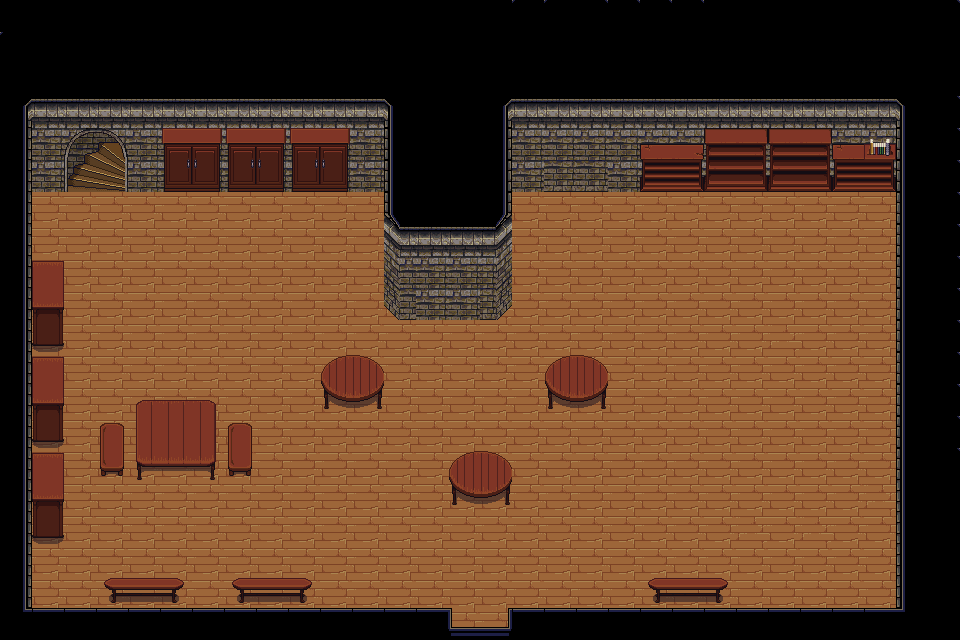

A 2D game scene composited from a Tiled map and its tileset images. What follows is a short description and the map's XML, with every tile layer's data as written:
An orthogonal 30x20 tile map with 32x32 px tiles, 2 tile layers (Calque de Tuiles 2, Calque de Tuiles 1), 5 tilesets and 3 objects (ExitBarCave, EntranceBarCave, Spawn).

<map version="1.10" tiledversion="1.11.1" orientation="orthogonal" renderorder="right-down" width="30" height="20" tilewidth="32" tileheight="32" infinite="0" nextlayerid="9" nextobjectid="8">
 <tileset firstgid="1" source="../tsx/dark-wood.tsx" />
 <tileset firstgid="513" source="../tsx/stone_house_interior.tsx" />
 <tileset firstgid="769" source="../tsx/lpc-ship-preview.tsx" />
 <tileset firstgid="4857" source="../tsx/stone_house_interiormodif.tsx" />
 <tileset firstgid="5113" source="../tsx/affiche_des_tarifs.tsx" />
 <layer id="3" name="Calque de Tuiles 2" width="30" height="20">
  <data encoding="csv">
0,0,0,0,0,0,0,0,0,0,0,0,0,0,0,0,0,0,0,0,0,0,0,0,660,660,660,660,660,0,
0,0,0,0,0,0,0,0,0,0,0,0,0,0,0,0,0,0,0,660,660,660,660,660,660,660,660,660,660,660,
0,0,0,0,0,0,0,0,0,0,0,0,0,0,0,0,0,0,0,0,0,0,0,0,0,0,0,0,660,660,
0,0,0,0,0,0,0,0,0,0,0,0,0,0,0,0,0,0,0,0,0,0,0,0,0,0,0,0,0,660,
0,612,612,612,0,612,612,612,612,612,612,611,612,0,0,0,612,4955,4955,0,612,612,612,612,612,612,612,612,0,0,
0,0,0,0,0,612,612,612,612,612,612,612,612,0,0,0,0,4971,4971,0,612,612,612,612,612,612,612,612,0,0,
0,1579,1579,1579,1579,1579,0,0,0,0,0,0,1579,0,0,1579,1579,1579,1579,1579,1579,1579,1579,1579,0,0,0,0,0,0,
0,0,0,0,0,0,0,0,0,1579,0,0,1579,0,0,0,0,0,0,0,0,0,0,0,1579,0,1579,0,0,0,
0,1579,0,0,0,0,0,0,0,1579,1579,0,1579,611,611,0,0,0,0,0,0,0,0,0,1579,1579,1579,0,0,0,
0,1579,0,0,0,0,0,0,0,1579,1579,1579,4470,612,612,4470,4470,0,0,0,0,0,0,1579,1579,1579,1579,1579,0,0,
0,1579,0,0,0,0,0,0,0,1579,1579,1579,1579,0,0,0,0,0,0,0,0,0,1579,1579,4470,1579,1579,1579,0,0,
0,1579,0,0,0,0,0,0,0,1579,1579,1579,0,0,0,0,0,1579,1579,0,0,0,1579,1579,1579,0,0,0,0,0,
0,1579,0,0,1579,1579,1579,0,0,1579,1579,1579,0,0,0,0,0,1579,1579,0,0,0,1579,1579,1579,0,0,0,0,0,
0,1579,0,1579,1579,1579,1579,1579,1579,1579,1579,1579,0,0,0,0,0,1579,1579,0,0,0,1579,1579,1579,1579,0,0,0,0,
0,1579,0,1579,1579,1579,1579,1579,0,0,0,1579,1579,0,1579,1579,0,0,1579,0,0,0,1579,1579,1579,1579,1579,1579,0,0,
0,1579,0,0,0,0,0,0,0,0,0,0,1579,0,1579,1579,0,0,0,0,0,0,1579,1579,1579,1579,1579,4470,0,0,
0,1579,0,0,0,0,0,0,0,0,0,0,1579,0,0,0,0,0,0,0,0,0,0,4470,1579,4470,1579,1579,0,0,
0,0,0,0,0,0,0,0,1579,1579,0,0,0,0,0,0,0,0,0,0,0,0,0,0,0,0,0,0,0,0,
0,0,0,1579,1579,1579,1579,1579,1579,1579,0,0,0,0,0,0,0,0,0,0,1579,1579,1579,0,0,0,0,0,0,0,
0,0,0,0,0,0,0,0,0,0,0,0,0,0,1579,1579,0,0,0,0,0,0,0,0,0,0,0,0,0,0
</data>
 </layer>
 <objectgroup id="7" name="Waypoints">
  <object id="3" name="ExitBarCave" x="63.4119" y="126.824" width="64.2249" height="93.492" />
  <object id="6" name="EntranceBarCave" x="92.679" y="217.064">
   <point />
  </object>
  <object id="7" name="Spawn" x="95.9309" y="224.381">
   <point />
  </object>
 </objectgroup>
 <objectgroup id="8" name="Collisions" />
 <layer id="1" name="Calque de Tuiles 1" width="30" height="20">
  <data encoding="csv">
5001,5001,5001,5001,5001,5001,5001,5001,5001,5001,5001,5001,5001,5001,5001,5001,659,659,660,660,660,660,5001,5001,5001,5001,5001,5001,5001,660,
659,5001,5001,5001,5001,5001,5001,5001,5001,5001,5001,5001,5001,5001,5001,5001,5001,5001,5001,5001,5001,5001,5001,5001,5001,5001,5001,5001,5001,5001,
5001,5001,5001,5001,5001,5001,5001,5001,5001,5001,5001,5001,5001,5001,5001,5001,5001,5001,5001,5001,5001,5001,5001,5001,5001,5001,5001,5001,5001,5001,
577,596,596,596,596,596,596,596,596,596,596,596,4943,5001,5001,4948,596,596,596,596,596,596,596,596,596,596,596,596,603,660,
625,611,671,672,611,183,184,183,184,183,184,611,4963,5001,5001,4964,4955,0,0,611,145,146,185,186,185,186,145,29,619,660,
625,611,687,688,611,199,200,199,200,199,200,611,4963,5001,5001,4964,4955,0,0,611,161,162,201,202,201,202,161,162,619,660,
625,1579,1579,1579,1579,1579,1579,1579,1579,1579,1579,1579,4959,5001,5001,4960,1579,1579,1579,488,1579,1579,1579,1579,1579,1579,1579,1579,619,660,
625,1579,1579,1579,1579,1579,1579,1579,1579,1579,1579,1579,4975,4939,4939,4976,1579,1579,1579,1579,1579,1579,1579,1579,0,1579,0,1579,619,660,
625,39,1579,1579,1579,1579,1579,1579,1579,1579,1579,1579,4991,0,0,4992,1579,1579,1579,1579,1579,1579,1579,1579,0,0,0,1579,619,660,
625,55,1579,1579,1579,1579,1579,1579,1579,1579,1579,1579,5007,0,0,5008,1579,1579,1579,1579,1579,1579,1579,0,0,0,0,0,619,660,
625,71,1579,1579,1579,1579,1579,1579,1579,1579,1579,1579,1579,1579,1579,1579,1579,1579,1579,1579,1579,1579,0,0,0,0,0,0,619,660,
625,39,1579,1579,1579,1579,1579,1579,1579,1579,120,121,1579,1579,1579,1579,1579,120,121,1579,1579,1579,0,0,1579,1579,1579,1579,619,660,
625,55,1579,1579,85,86,87,1579,1579,1579,136,137,1579,1579,1579,1579,1579,136,137,1579,1579,1579,0,0,1579,1579,1579,1579,619,660,
625,71,1579,116,101,102,103,116,1579,1579,1579,1579,1579,1579,1579,1579,1579,1579,1579,1579,1579,1579,0,0,1579,1579,1579,1579,619,660,
4969,39,1579,132,117,118,119,132,1579,1579,1579,1579,1579,1579,120,121,1579,1579,1579,1579,1579,1579,0,0,0,0,0,0,619,660,
4969,55,1579,1579,1579,1579,1579,1579,1579,1579,1579,1579,1579,1579,136,137,1579,1579,1579,1579,1579,1579,0,0,0,0,0,0,4982,5001,
4969,71,1579,1579,1579,1579,1579,1579,1579,1579,1579,1579,1579,1579,1579,1579,1579,1579,1579,1579,1579,1579,1579,0,0,0,0,1579,4982,5001,
4969,1579,1579,1579,1579,1579,1579,1579,1579,1579,1579,1579,1579,1579,1579,1579,1579,1579,1579,1579,1579,1579,1579,1579,1579,1579,1579,1579,4982,5001,
4969,1579,1579,139,140,141,1579,139,140,141,1579,1579,1579,1579,1579,1579,1579,1579,1579,1579,139,140,141,1579,1579,1579,1579,1579,4982,5001,
5012,5002,5002,5002,5002,5002,5002,5002,5002,5002,5002,5002,5002,5002,5005,5006,5002,5002,5002,5002,5002,5002,5002,5002,5002,5002,5002,5002,5011,5001
</data>
 </layer>
</map>
